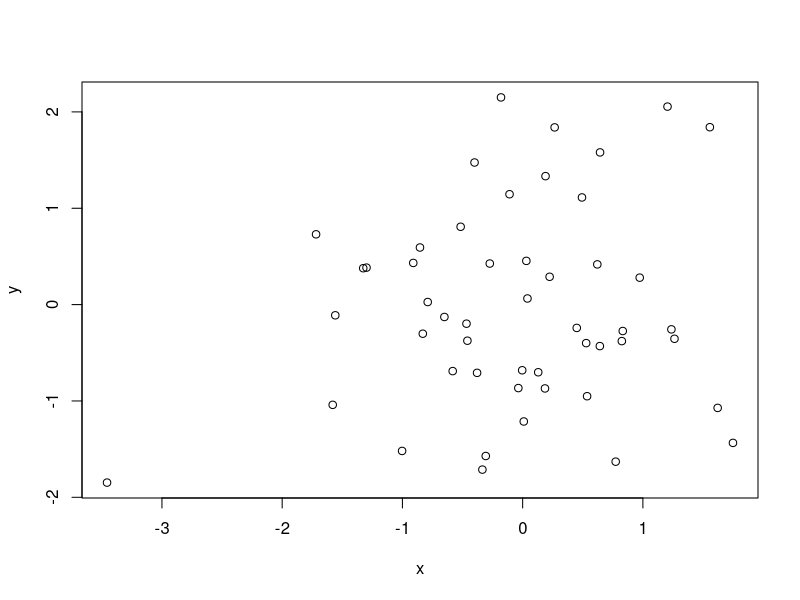

The R script that drew this image:
#This is just an appendix a from 
#R-intro by cran.r-project.org

#Generate two pseudo random normarl vectors of
#x and y-coordiates
x <- rnorm(50)
y <- rnorm(x)
print(x)
print(y)
plot(x,y)

#See which R object are now in the R workspace
ls()

#remove objects no longer needed. (Clean up)
rm(x,y)

#Generate a sequence x = {1, 2, 3, ... , 20}
x <- 1:20
w <- 1 + sqrt(x)/2  #A 'weight' vector of standard deviations
print(x)
print(w)

dummy <- data.frame(x=x, y= x + rnorm(x)*w)
print(dummy) #Make a data frame of two columns, x and y
fm <- lm(y~x, data=dummy) #lm stand for linear models

#Fit a simple linear regression and look at the analysis.
#With y to the left of the tilde, we are modelling y dependent on x
print(summary(fm))
